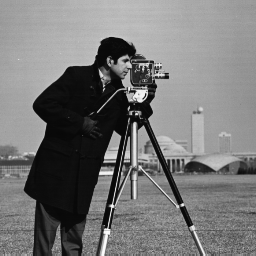
#> input picture 2-digital image fundamentals/easy/cameraman.tif, 256 x 256 px, found by its file name
$ python main.py
#> lines starting #> are read from the running program, lines starting #| are printed output that depends on the picture
import cv2
import numpy as np
import matplotlib.pyplot as plt

# Step 1: Load grayscale image
img = cv2.imread('cameraman.tif', 0)
#> img is the input picture: shape (256, 256); min 7, max 253, mean 118.7
if img is None:
    raise FileNotFoundError("Image not found. Make sure 'cameraman.tif' is in this folder.")

# Step 2: Perform Fourier Transform and shift origin to center
dft = np.fft.fft2(img)
dft_shift = np.fft.fftshift(dft)

# Step 3: Create High-Pass Filters
rows, cols = img.shape
#> rows = 256; cols = 256
crow, ccol = rows // 2, cols // 2
#> crow = 128; ccol = 128
D0 = 40  # Cutoff frequency
n = 2    # Order of Butterworth filter

# Meshgrid for distance calculation
U, V = np.meshgrid(np.arange(cols), np.arange(rows))
D = np.sqrt((U - ccol)**2 + (V - crow)**2)

# (a) Gaussian High-Pass Filter (GHPF)
H_gaussian = 1 - np.exp(-(D**2) / (2 * (D0**2)))

# (b) Butterworth High-Pass Filter (BHPF)
H_butterworth = 1 / (1 + (D0 / (D + 1e-5))**(2*n))

# Step 4: Apply both filters
filtered_gaussian = dft_shift * H_gaussian
filtered_butterworth = dft_shift * H_butterworth

# Step 5: Inverse FFT to get sharpened images
img_gaussian = np.abs(np.fft.ifft2(np.fft.ifftshift(filtered_gaussian)))
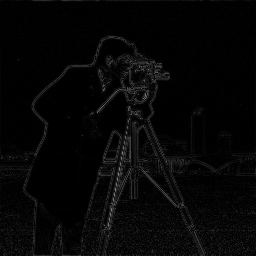
#> img_gaussian: shape (256, 256) float64; min 1.71e-05, max 129.8, mean 6.5
img_butterworth = np.abs(np.fft.ifft2(np.fft.ifftshift(filtered_butterworth)))

# Step 6: Normalize results for display
img_gaussian = cv2.normalize(img_gaussian, None, 0, 255, cv2.NORM_MINMAX)
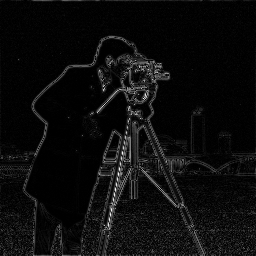
#> img_gaussian: shape (256, 256) float64; min -2.23e-21, max 255, mean 12.7; drawn with min black and max white
img_butterworth = cv2.normalize(img_butterworth, None, 0, 255, cv2.NORM_MINMAX)

# Step 7: Display all results
plt.figure(figsize=(13,8))

plt.subplot(2,3,1)
plt.imshow(img, cmap='gray')
plt.title('Original Image')
plt.axis('off')

plt.subplot(2,3,2)
plt.imshow(H_gaussian, cmap='gray')
plt.title(f'Gaussian HPF Mask (D0={D0})')
plt.axis('off')

plt.subplot(2,3,3)
plt.imshow(H_butterworth, cmap='gray')
plt.title(f'Butterworth HPF Mask (n={n}, D0={D0})')
plt.axis('off')

plt.subplot(2,3,4)
plt.imshow(img_gaussian, cmap='gray')
plt.title('Gaussian HPF Result')
plt.axis('off')

plt.subplot(2,3,5)
plt.imshow(img_butterworth, cmap='gray')
plt.title('Butterworth HPF Result')
plt.axis('off')

plt.subplot(2,3,6)
plt.imshow(np.log(1 + np.abs(dft_shift)), cmap='gray')
plt.title('Fourier Spectrum')
plt.axis('off')

plt.tight_layout()
plt.show()
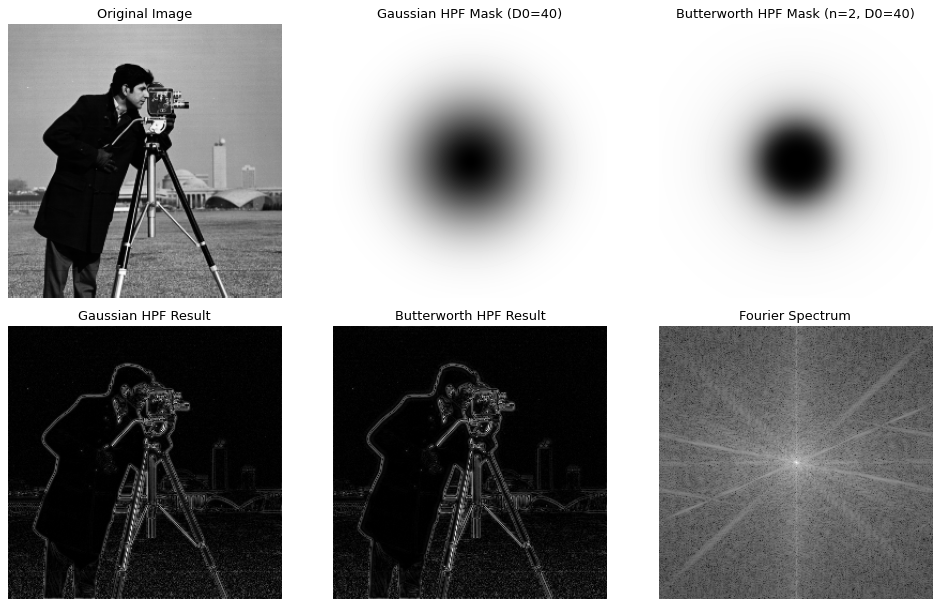
#> figure drawn by matplotlib, 6 panels
